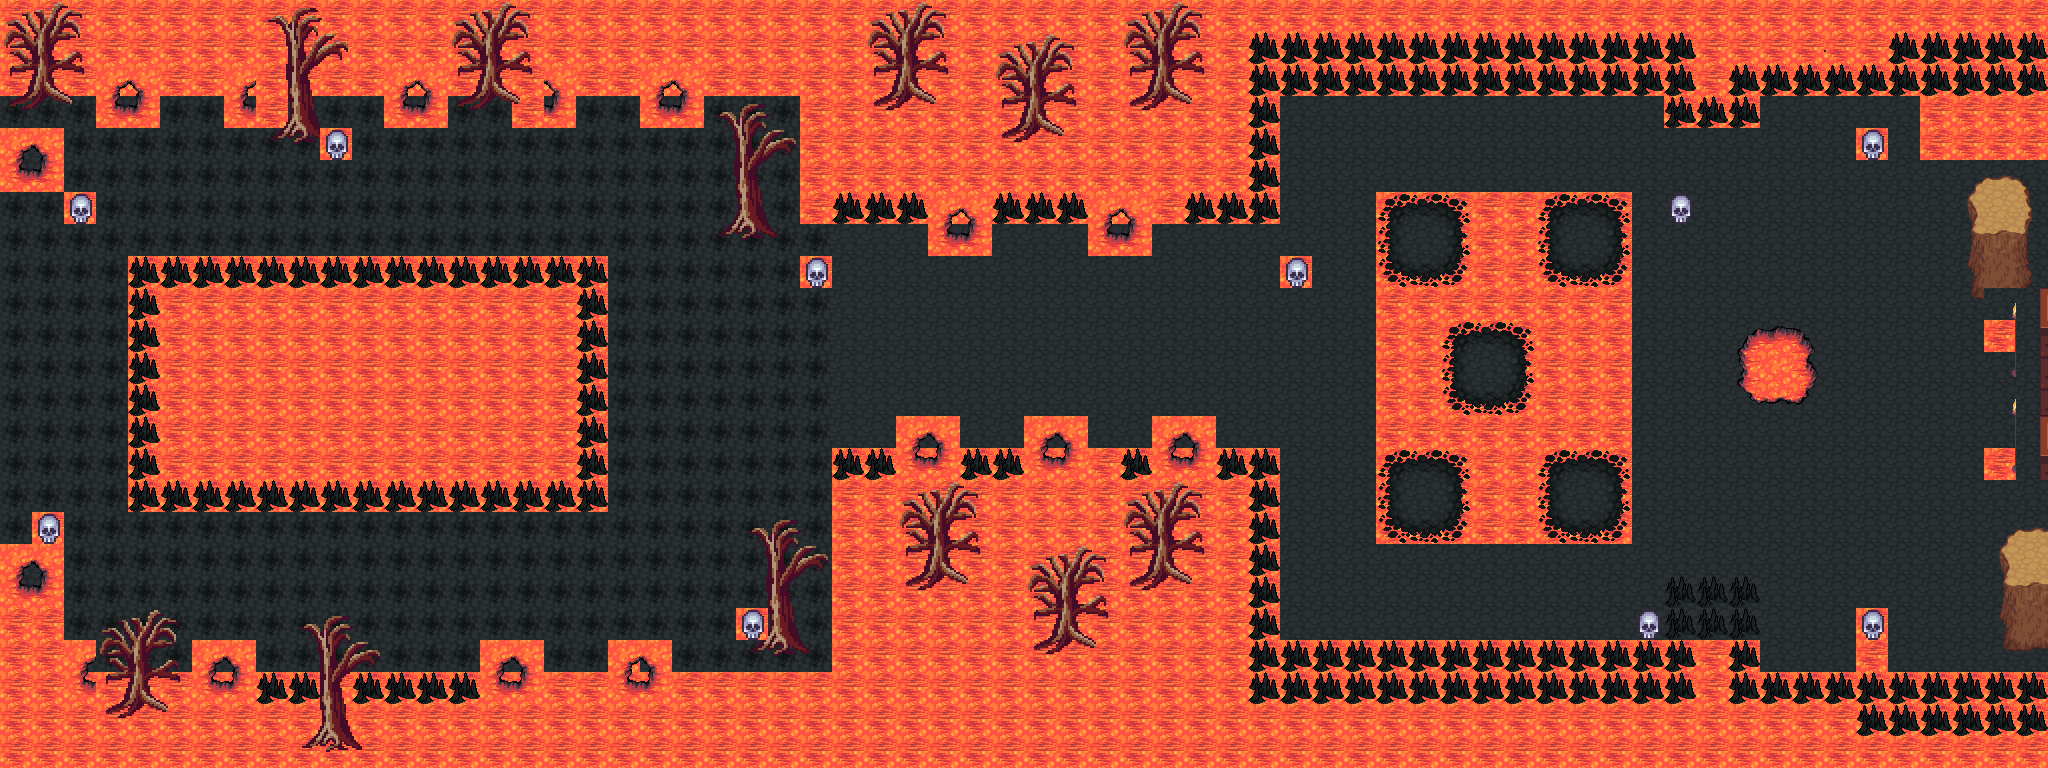

A 2D game scene composited from a Tiled map and its tileset images. What follows is a short description and the map's XML, with each tile layer's data collapsed to a summary:
An orthogonal 64x24 tile map with 32x32 px tiles, 3 tile layers (background, ground, decor), 3 tilesets and 3 objects (eva_pos, end_zone, back_zone).

<map version="1.8" tiledversion="1.8.0" orientation="orthogonal" renderorder="right-down" width="64" height="24" tilewidth="32" tileheight="32" infinite="0" nextlayerid="5" nextobjectid="12">
 <tileset firstgid="1" source="base_out_atlas.tsx" />
 <tileset firstgid="1025" source="terrain_atlas.tsx" />
 <tileset firstgid="2049" source="allTiles.tsx" />
 <layer id="1" name="background" width="64" height="24">
  <data>[1536 cells, 1536 non-empty, 1 distinct tile ids]</data>
 </layer>
 <layer id="2" name="ground" width="64" height="24">
  <data>[1536 cells, 1520 non-empty, 4 distinct tile ids]</data>
 </layer>
 <layer id="3" name="decor" width="64" height="24">
  <data>[1536 cells, 492 non-empty, 76 distinct tile ids]</data>
 </layer>
 <objectgroup id="4" name="Object Layer 1">
  <object id="1" name="eva_pos" x="18" y="380">
   <point />
  </object>
  <object id="8" name="end_zone" x="1953.33" y="291.333" width="94.6667" height="253.333" />
  <object id="11" name="back_zone" x="34" y="289" width="64" height="162" />
 </objectgroup>
</map>
